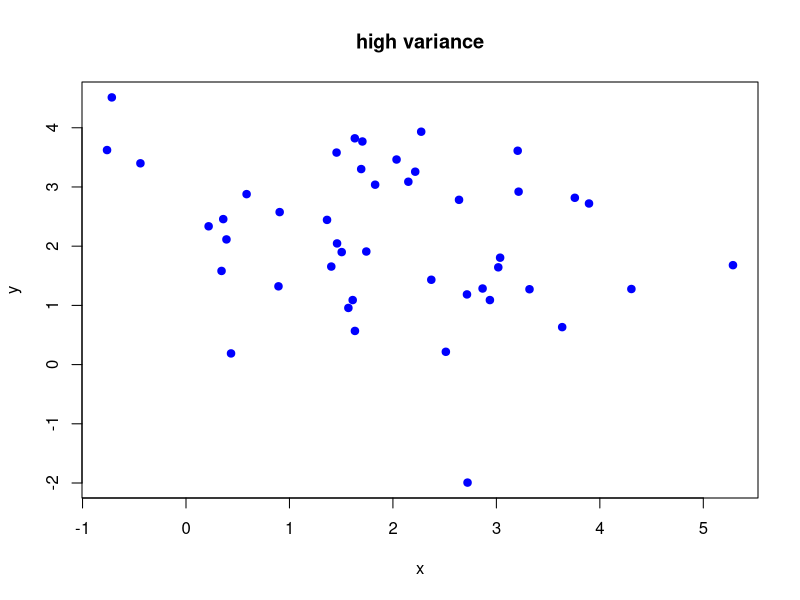
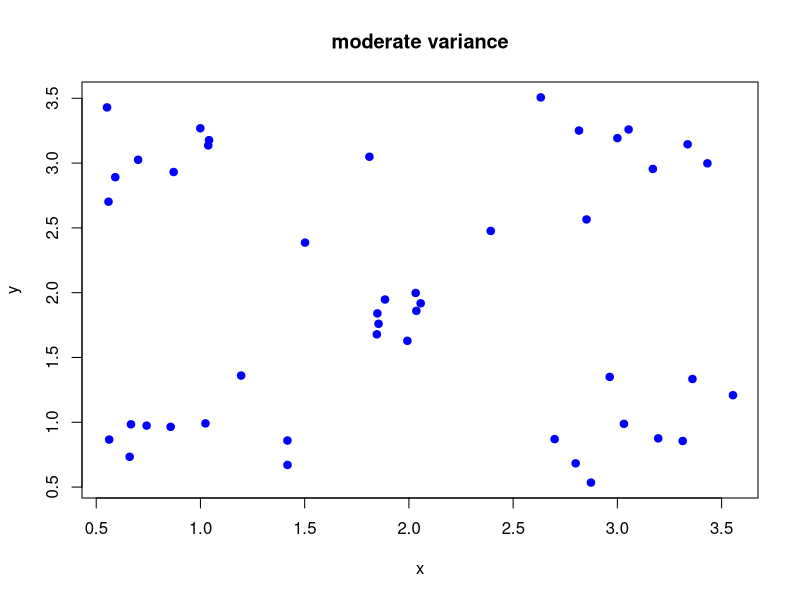
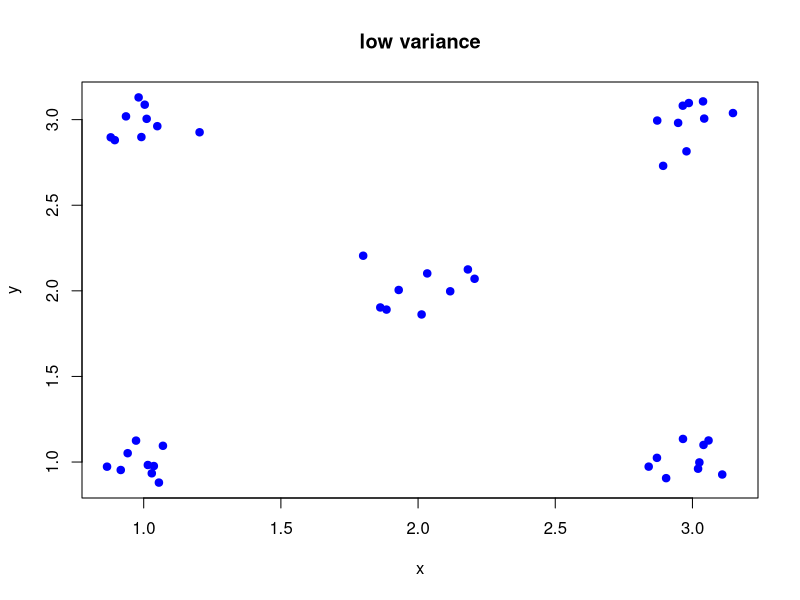
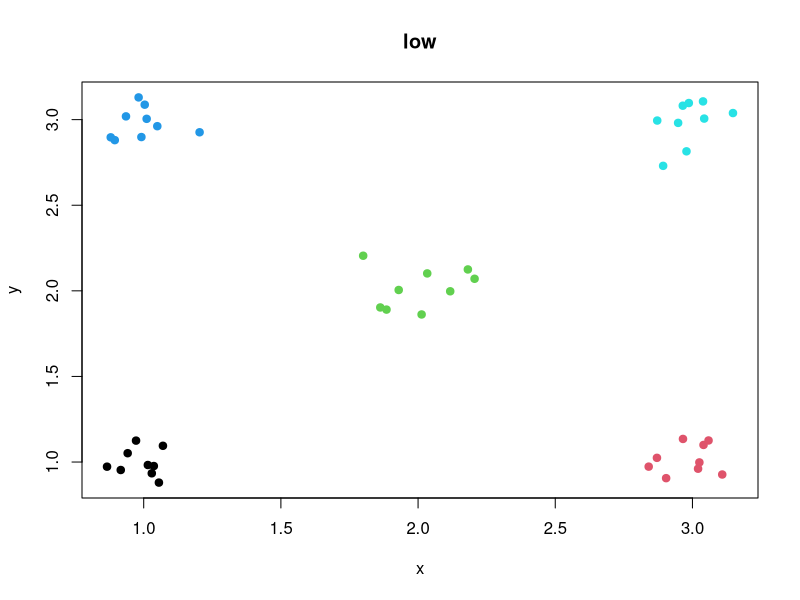
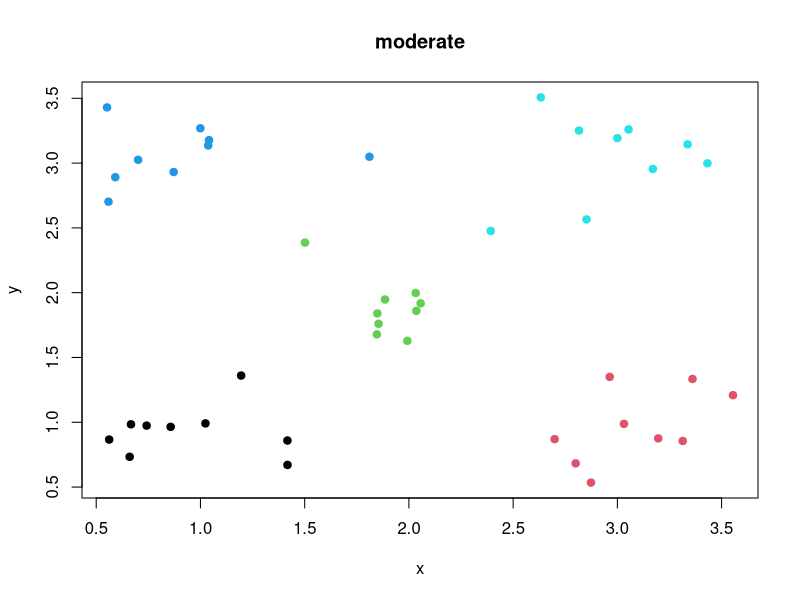
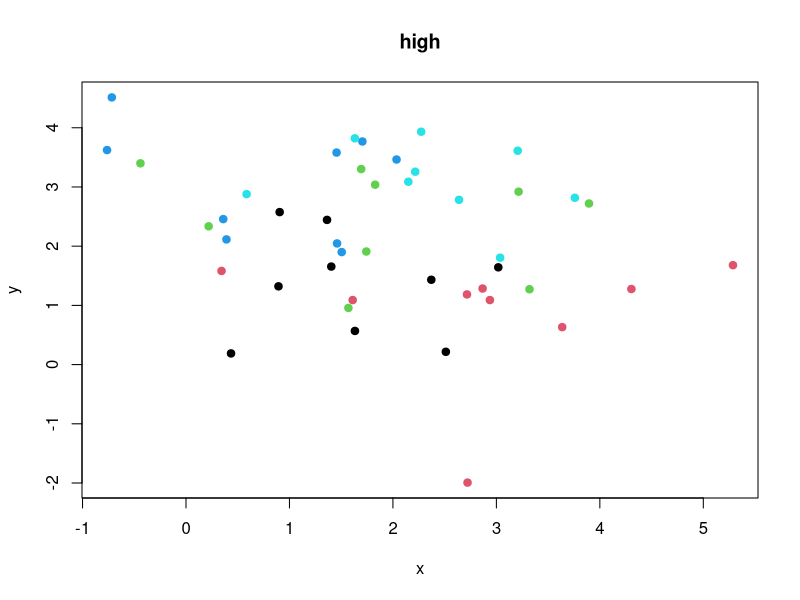
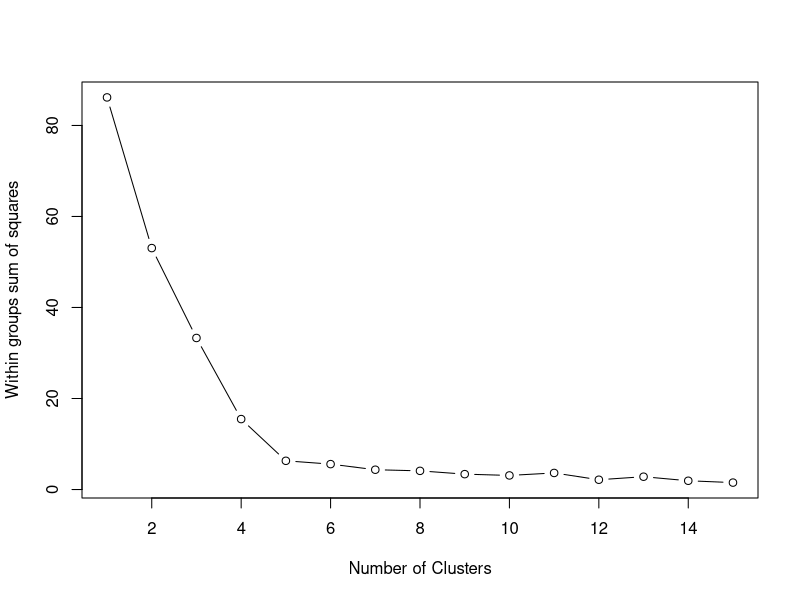
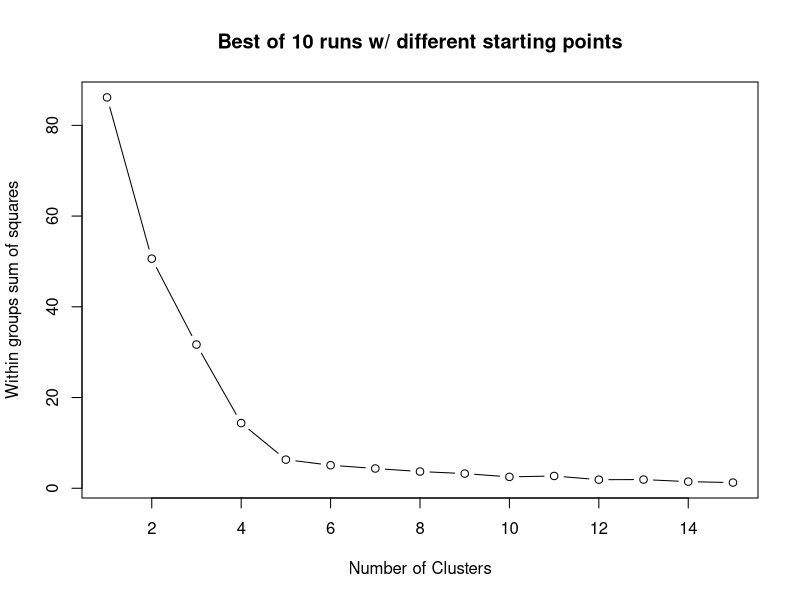

Write the R code that produced these figures, in order.
############################
##  Simulate data
############################

# set vars
n = list()
n$groups = 5
n$rep = 9
n$points = n$rep * n$groups
cols = 1:5
grps = rep(1:n$groups, each=n$rep)

# make the RNG run from a fixed start 
set.seed(42)

# create high, moderate, and low variance clustersbundle up data w/ a list
d1 = list()
d2 = list()

x.means = c(1, 3, 2, 1, 3)
y.means = c(1, 1, 2, 3, 3)
d1$means = x.means[grps]
d2$means = y.means[grps]

d1$high = rnorm(n$points, d1$means, sd=1)
d2$high = rnorm(n$points, d2$means, sd=1)

d1$moderate = rnorm(n$points, d1$means, sd=0.3)
d2$moderate = rnorm(n$points, d2$means, sd=0.3)

d1$low = rnorm(n$points, d1$means, sd=0.1)
d2$low = rnorm(n$points, d2$means, sd=0.1)

############################
##  Plot simulated data
############################

# Helper function to plot data in d1 vs d2 space
plotSim1 = function(x, y, title="Cluster analysis") {
    plot(x, y, pch=19, col="blue", main=paste(title, "variance"))
}

# Helper function to plot data in d1 vs d2 space (w/ labels)
plotSim = function(x, y, title="Cluster analysis", labels=cols[grps]) {
    plot(x, y, pch=19, col=labels, main=title)
}

# Plot w/out labels
plotSim1(d1$high, d2$high, "high")
plotSim1(d1$moderate, d2$moderate, "moderate")
plotSim1(d1$low, d2$low, "low")

# Plot w/ labels
plotSim(d1$low, d2$low, "low")
plotSim(d1$moderate, d2$moderate, "moderate")
plotSim(d1$high, d2$high, "high")


############################
##  Hierarchical Clustering
############################

df = data.frame(x=d1$moderate, y=d2$moderate)

# Use the wss to help assess the number of clusters
#wss = sapply(1:15, function(i) sum(kmeans(df, centers=i)$withinss))
wss = sapply(1:15, function(i) kmeans(df, centers=i)$tot.withinss)
plot(1:15, wss, type="b", xlab="Number of Clusters",
  ylab="Within groups sum of squares")

# how sensitive is this to the initial starting point
wss = sapply(1:15, function(i) kmeans(df, centers=i, nstart=10)$tot.withinss)
plot(1:15, wss, type="b", xlab="Number of Clusters",
  main="Best of 10 runs w/ different starting points",
  ylab="Within groups sum of squares")


# perform k-means cluster analysis
fit = kmeans(df, 5)        # 5 cluster solution

# get cluster assignments
fit$cluster

# get cluster means
fit$centers

# how would you do this if kmeans didn't return this?
aggregate(df, by=list(fit$cluster), FUN=mean)

# plot the cluster means on top of the data
par(mfrow=c(1,2))
plotSim(d1$moderate, d2$moderate, "moderate (true labels)")
points(fit$centers, pch='x')

plotSim(d1$moderate, d2$moderate, "moderate (inferred labels)", cols[fit$cluster])
points(fit$centers, pch='x')

# perform k-means cluster analysis
fit = kmeans(df, 5, nstart=10)        # 5 cluster solution

# get cluster assignments
fit$cluster

# get cluster means
fit$centers

# how would you do this if kmeans didn't return this?
aggregate(df, by=list(fit$cluster), FUN=mean)

# plot the cluster means on top of the data
par(mfrow=c(1,2))
plotSim(d1$moderate, d2$moderate, "moderate (true labels) best of 10")
points(fit$centers, pch='x')

plotSim(d1$moderate, d2$moderate, "moderate (inferred labels) best of 10", cols[fit$cluster])
points(fit$centers, pch='x')

# append cluster assignment
df = data.frame(df, fit$cluster)
